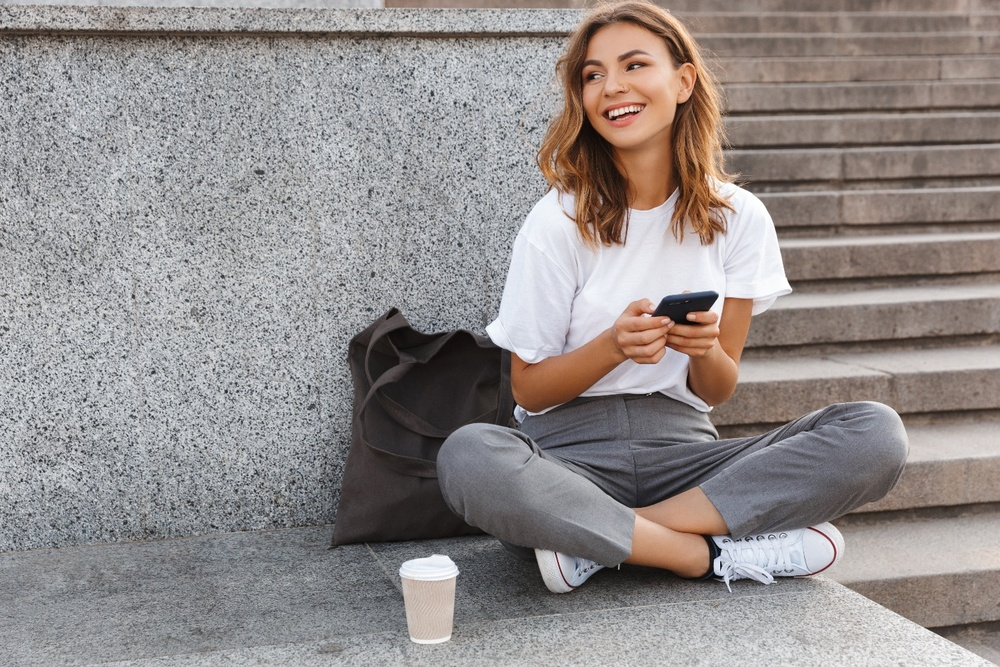
#> input picture 2025-1학기/영상처리 실제/과제/imageProcessing/imgSet/girl_laughing.jpg, 1000 x 667 px, shrunk from 1440 x 960 before the run
$ python ex5_Hist.py
#> lines starting #> are read from the running program, lines starting #| are printed output that depends on the picture
import cv2 as cv
import matplotlib.pyplot as plt

img = cv.imread('../imgSet/girl_laughing.jpg')
#> img is the input picture: shape (667, 1000, 3); mean B, G, R 139.3, 140.6, 146.9

gray = cv.cvtColor(img, cv.COLOR_BGR2GRAY)  # 명암 영상으로 변환하고 출력
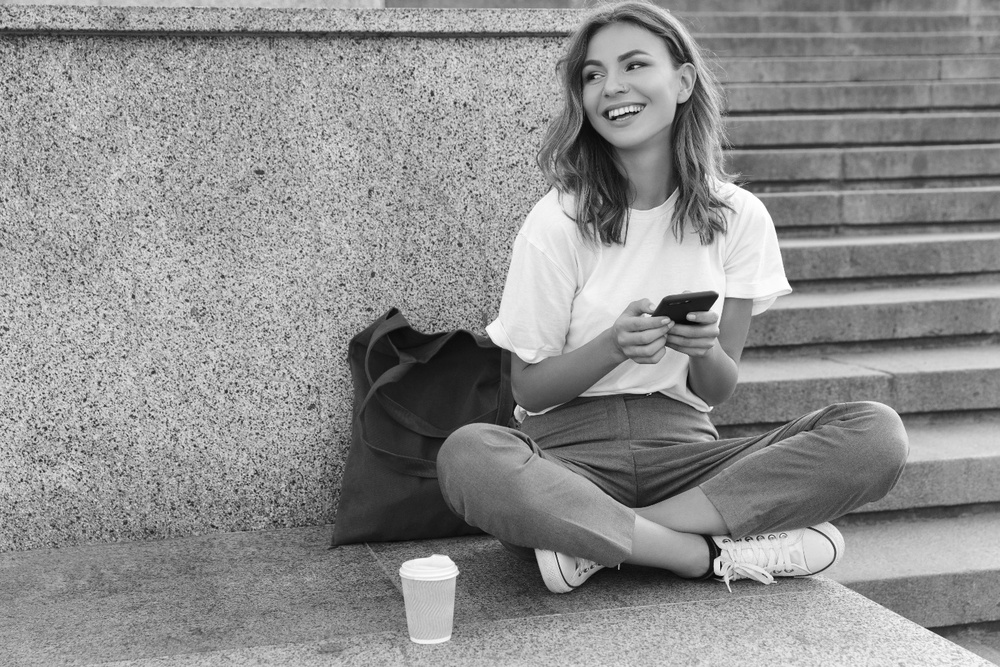
#> gray: shape (667, 1000); min 4, max 255, mean 142.3
plt.imshow(gray, cmap='gray')
plt.xticks([]), plt.yticks([])
plt.show()

h = cv.calcHist([gray], [0], None, [256], [0, 256])  # 히스토그램을 구해 출력
#> h = 256 values, max 5995 at index 131, min 0 at index 0, mean 2605.5
plt.plot(h, color='r', linewidth=1)
plt.show()
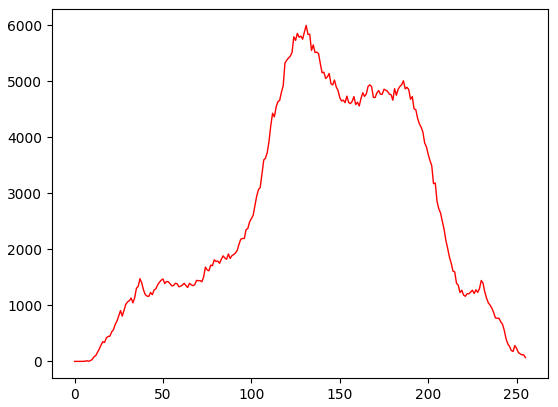
#> figure drawn by matplotlib, 1 panel; curve peaks at x = 131, y = 5995

equal = cv.equalizeHist(gray)  # 히스토그램을 평활화하고 출력
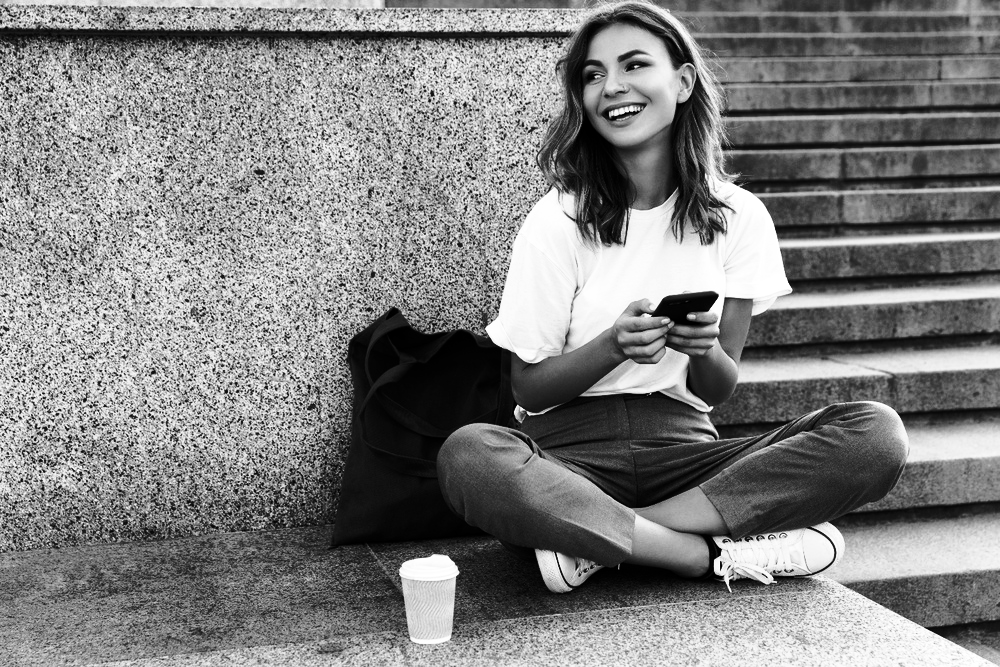
#> equal: shape (667, 1000); min 0, max 255, mean 128.3
plt.imshow(equal, cmap='gray')
plt.xticks([]), plt.yticks([])
plt.show()

h = cv.calcHist([equal], [0], None, [256], [0, 256])  # 히스토그램을 구해 출력
#> h = 256 values, max 5995 at index 101, min 0 at index 50, mean 2605.5
plt.plot(h, color='r', linewidth=1)
plt.show()
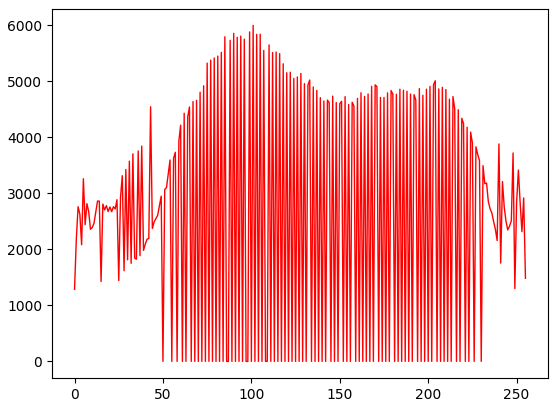
#> figure drawn by matplotlib, 1 panel; curve peaks at x = 101, y = 5995

$ run again, with 2025-1학기/영상처리 실제/과제/imageProcessing/imgSet/mot_color70.jpg copied over 2025-1학기/영상처리 실제/과제/imageProcessing/imgSet/girl_laughing.jpg
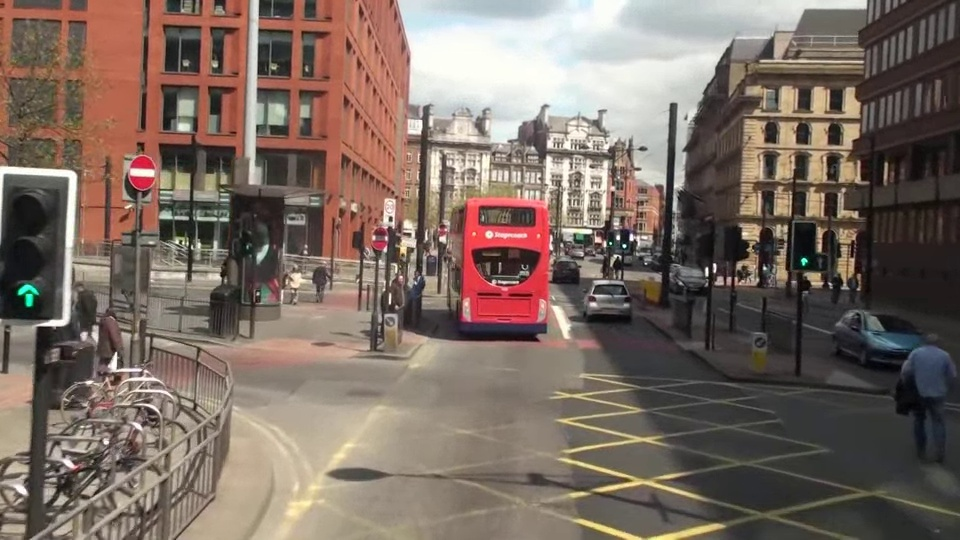
#> input picture 2025-1학기/영상처리 실제/과제/imageProcessing/imgSet/mot_color70.jpg, 960 x 540 px
#> img is the input picture: shape (540, 960, 3); mean B, G, R 98.4, 107.7, 123.2
#> `h = cv.calcHist([gray], [0], None, [256], [0, 256])`: h = 256 values, max 6840 at index 53, min 0 at index 0, mean 2025
#> `equal = cv.equalizeHist(gray)`:
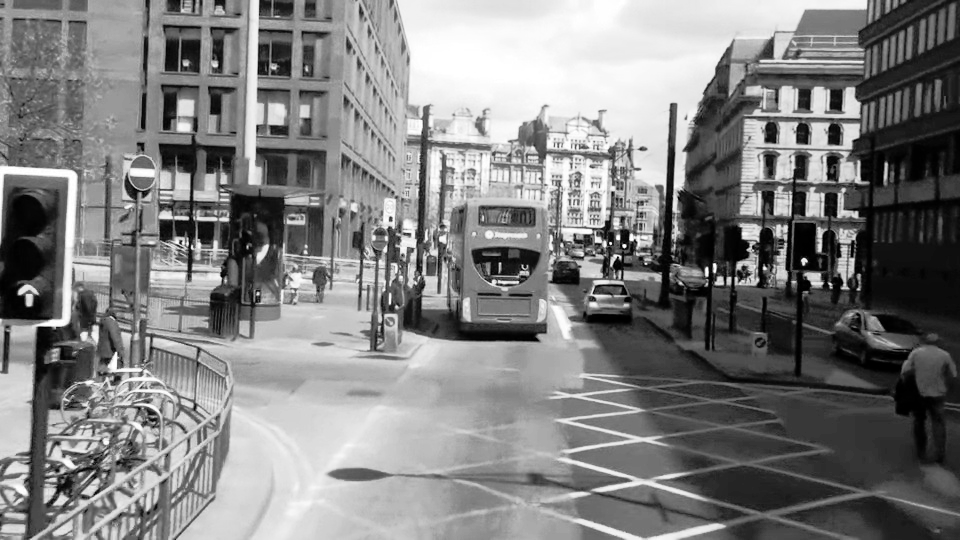
#> equal: shape (540, 960); min 0, max 255, mean 128.2
#> `h = cv.calcHist([equal], [0], None, [256], [0, 256])`: h = 256 values, max 6840 at index 53, min 0 at index 10, mean 2025
#> `plt.show()`:
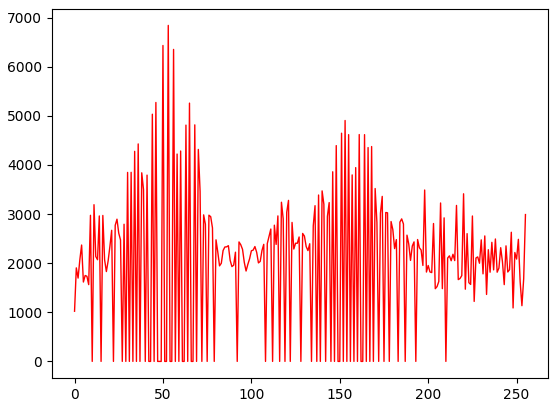
#> figure drawn by matplotlib, 1 panel; curve peaks at x = 53, y = 6840

$ run again, with 2025-1학기/영상처리 실제/과제/imageProcessing/imgSet/mot_color83.jpg copied over 2025-1학기/영상처리 실제/과제/imageProcessing/imgSet/girl_laughing.jpg
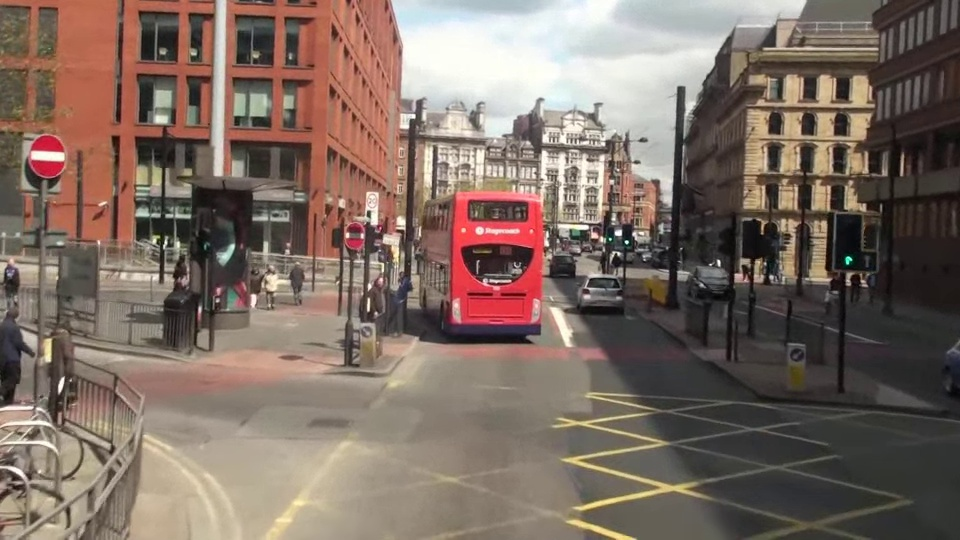
#> input picture 2025-1학기/영상처리 실제/과제/imageProcessing/imgSet/mot_color83.jpg, 960 x 540 px
#> img is the input picture: shape (540, 960, 3); mean B, G, R 99.1, 108.8, 125.8
#> `h = cv.calcHist([gray], [0], None, [256], [0, 256])`: h = 256 values, max 6546 at index 50, min 0 at index 0, mean 2025
#> `equal = cv.equalizeHist(gray)`:
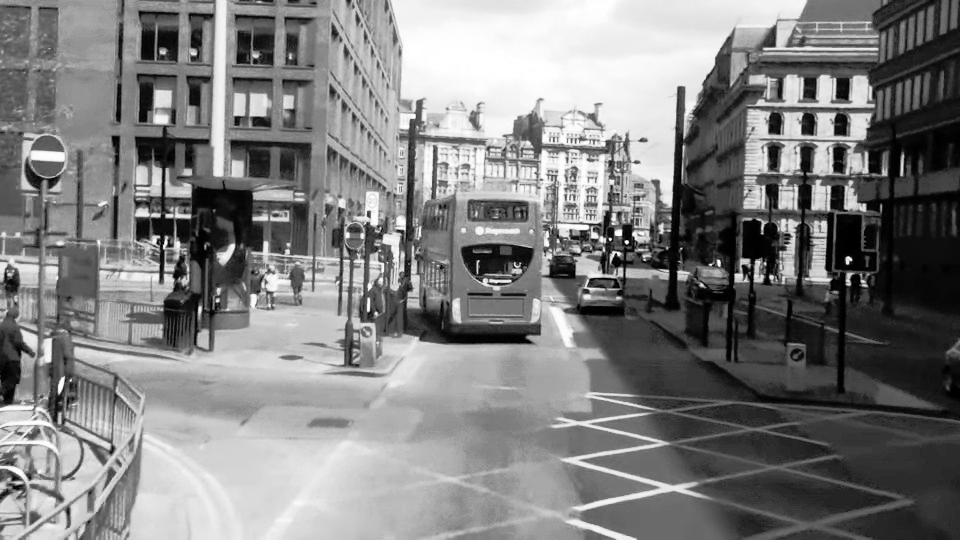
#> equal: shape (540, 960); min 0, max 255, mean 128.2
#> `h = cv.calcHist([equal], [0], None, [256], [0, 256])`: h = 256 values, max 6546 at index 43, min 0 at index 19, mean 2025
#> `plt.show()`:
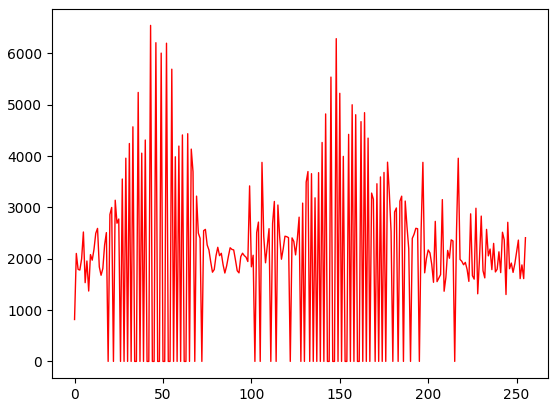
#> figure drawn by matplotlib, 1 panel; curve peaks at x = 43, y = 6546
